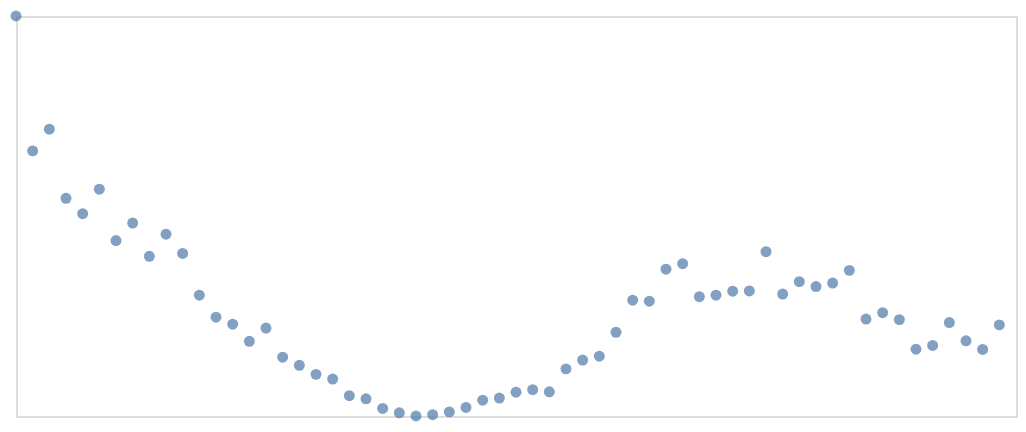

The cell this chart's notebook holds for it:
### Code cell
alt.Chart(get_plot_df(df_2, 138, "data") ).mark_point(filled=True).encode(
        x=alt.X("x", axis=None),
        y=alt.Y("y", axis=None).scale(domain=[0, 1])
    ).properties(
        width=500,
        height=200
    )

### Figure 1 — Vega-Lite specification as saved in the notebook (floating-point values rounded to 4 significant figures)
{"config": {"view": {"continuousWidth": 300, "continuousHeight": 300}}, "data": {"name": "data-23a73992abe23f656fedc1918b88777c"}, "mark": {"type": "point", "filled": true}, "encoding": {"x": {"axis": null, "field": "x", "type": "quantitative"}, "y": {"axis": null, "field": "y", "scale": {"domain": [0, 1]}, "type": "quantitative"}}, "height": 200, "width": 500, "$schema": "https://vega.github.io/schema/vega-lite/v6.1.0.json", "datasets": {"data-23a73992abe23f656fedc1918b88777c": [{"x": 0.0, "y": 1.0}, {"x": 2.0, "y": 0.6628}, {"x": 4.0, "y": 0.7169}, {"x": 6.0, "y": 0.5442}, {"x": 8.0, "y": 0.5058}, {"x": 10.0, "y": 0.5671}, {"x": 12.0, "y": 0.4387}, {"x": 14.0, "y": 0.4823}, {"x": 16.0, "y": 0.3991}, {"x": 18.0, "y": 0.4544}, {"x": 20.0, "y": 0.4063}, {"x": 22.0, "y": 0.302}, {"x": 24.0, "y": 0.247}, {"x": 26.0, "y": 0.2295}, {"x": 28.0, "y": 0.1868}, {"x": 30.0, "y": 0.2198}, {"x": 32.0, "y": 0.147}, {"x": 34.0, "y": 0.1268}, {"x": 36.0, "y": 0.1041}, {"x": 38.0, "y": 0.09226}, {"x": 40.0, "y": 0.05069}, {"x": 42.0, "y": 0.04294}, {"x": 44.0, "y": 0.01879}, {"x": 46.0, "y": 0.008118}, {"x": 48.0, "y": 0.0}, {"x": 50.0, "y": 0.003242}, {"x": 52.0, "y": 0.0103}, {"x": 54.0, "y": 0.02132}, {"x": 56.0, "y": 0.03952}, {"x": 58.0, "y": 0.04478}, {"x": 60.0, "y": 0.05945}, {"x": 62.0, "y": 0.0657}, {"x": 64.0, "y": 0.06046}, {"x": 66.0, "y": 0.1178}, {"x": 68.0, "y": 0.1399}, {"x": 70.0, "y": 0.1495}, {"x": 72.0, "y": 0.2094}, {"x": 74.0, "y": 0.2895}, {"x": 76.0, "y": 0.2871}, {"x": 78.0, "y": 0.367}, {"x": 80.0, "y": 0.3807}, {"x": 82.0, "y": 0.2982}, {"x": 84.0, "y": 0.3021}, {"x": 86.0, "y": 0.3119}, {"x": 88.0, "y": 0.3126}, {"x": 90.0, "y": 0.4107}, {"x": 92.0, "y": 0.305}, {"x": 94.0, "y": 0.336}, {"x": 96.0, "y": 0.3236}, {"x": 98.0, "y": 0.3324}, {"x": 100.0, "y": 0.3641}, {"x": 102.0, "y": 0.2424}, {"x": 104.0, "y": 0.2583}, {"x": 106.0, "y": 0.2409}, {"x": 108.0, "y": 0.1671}, {"x": 110.0, "y": 0.1763}, {"x": 112.0, "y": 0.2336}, {"x": 114.0, "y": 0.188}, {"x": 116.0, "y": 0.1664}, {"x": 118.0, "y": 0.2278}]}}
